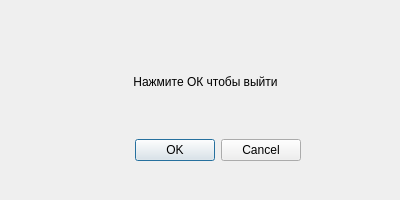
<?xml version="1.0" encoding="UTF-8"?>
<ui version="4.0">
 <class>ExitWindow</class>
 <widget class="QDialog" name="ExitWindow">
  <property name="geometry">
   <rect>
    <x>0</x>
    <y>0</y>
    <width>400</width>
    <height>200</height>
   </rect>
  </property>
  <property name="windowTitle">
   <string>Dialog</string>
  </property>
  <widget class="QWidget" name="gridLayoutWidget">
   <property name="geometry">
    <rect>
     <x>110</x>
     <y>30</y>
     <width>191</width>
     <height>131</height>
    </rect>
   </property>
   <layout class="QGridLayout" name="gridLayout">
    <item row="1" column="0">
     <widget class="QLabel" name="label">
      <property name="text">
       <string>Нажмите ОК чтобы выйти</string>
      </property>
      <property name="alignment">
       <set>Qt::AlignCenter</set>
      </property>
     </widget>
    </item>
    <item row="2" column="0">
     <widget class="QDialogButtonBox" name="buttonBox">
      <property name="orientation">
       <enum>Qt::Horizontal</enum>
      </property>
      <property name="standardButtons">
       <set>QDialogButtonBox::Cancel|QDialogButtonBox::Ok</set>
      </property>
     </widget>
    </item>
   </layout>
  </widget>
 </widget>
 <resources/>
 <connections>
  <connection>
   <sender>buttonBox</sender>
   <signal>accepted()</signal>
   <receiver>ExitWindow</receiver>
   <slot>accept()</slot>
   <hints>
    <hint type="sourcelabel">
     <x>248</x>
     <y>254</y>
    </hint>
    <hint type="destinationlabel">
     <x>157</x>
     <y>274</y>
    </hint>
   </hints>
  </connection>
  <connection>
   <sender>buttonBox</sender>
   <signal>rejected()</signal>
   <receiver>ExitWindow</receiver>
   <slot>reject()</slot>
   <hints>
    <hint type="sourcelabel">
     <x>316</x>
     <y>260</y>
    </hint>
    <hint type="destinationlabel">
     <x>286</x>
     <y>274</y>
    </hint>
   </hints>
  </connection>
 </connections>
</ui>
